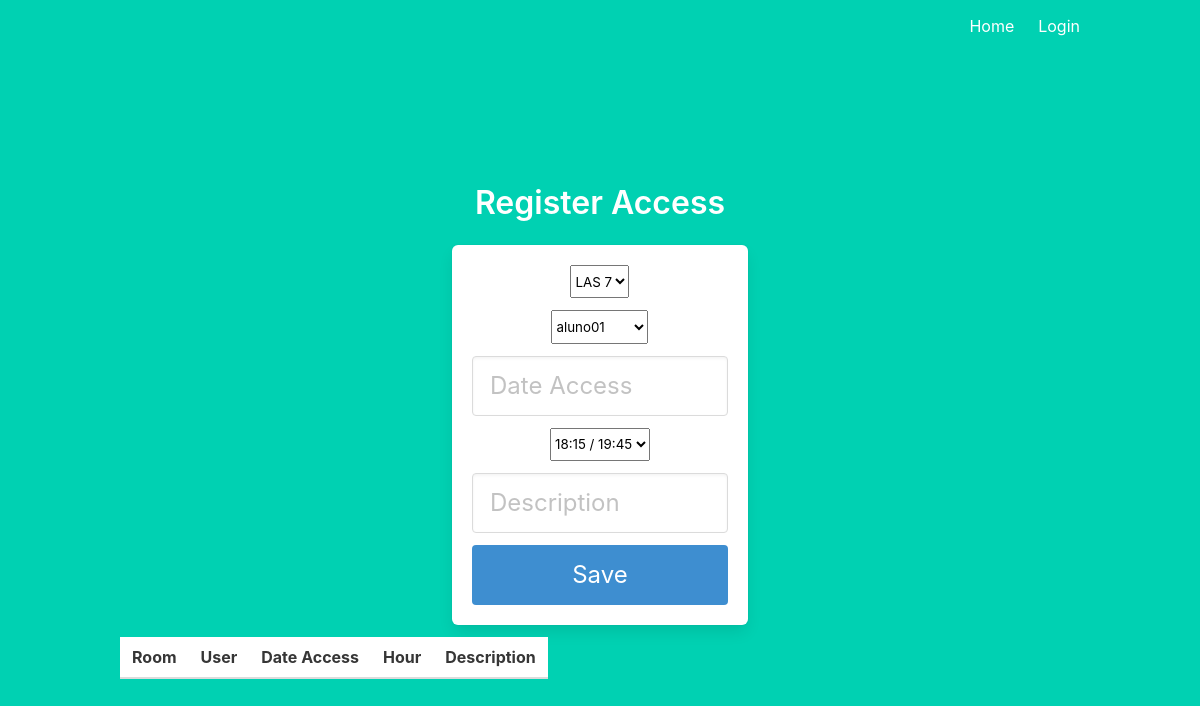
The page /register_access on the database as committed earlier.
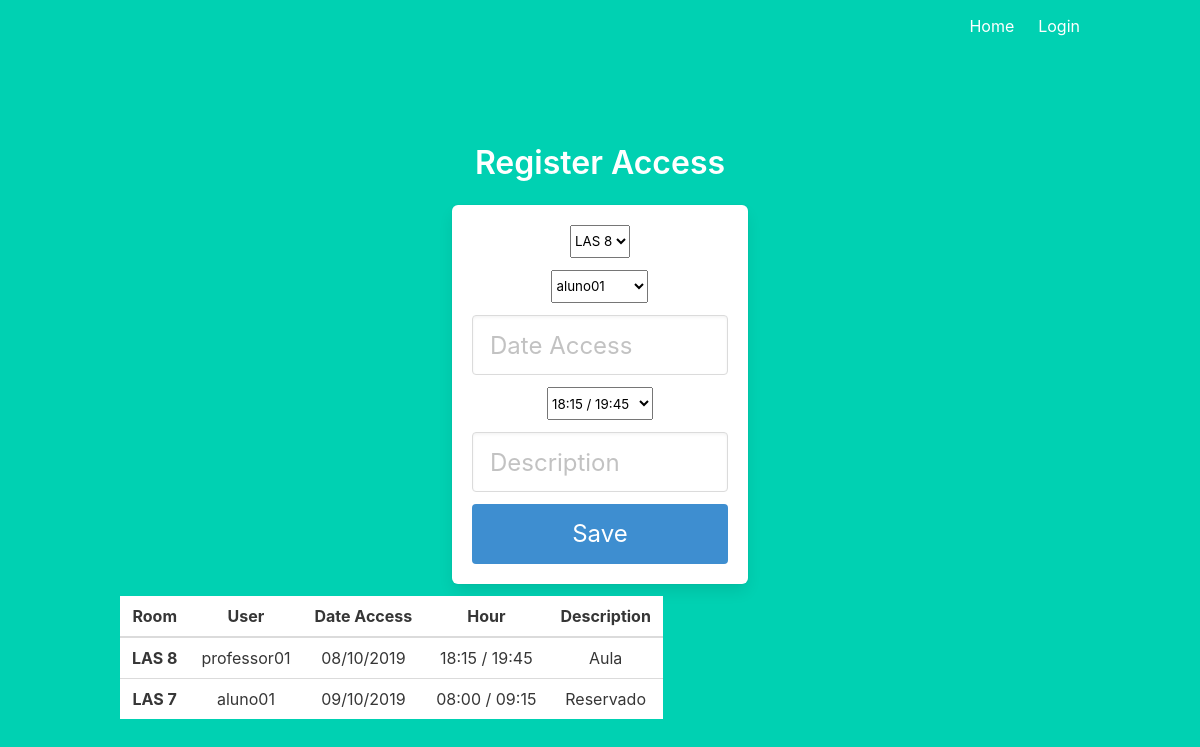
The same page on the database as committed later.
### models.py (models this page shows, shortened)
class HourRegister(db.Model):
    id = db.Column(db.Integer,primary_key=True)
    room_id = db.Column(db.Integer)
    user_id = db.Column(db.Integer)
    dt_access = db.Column(db.String(200))
    hours_id = db.Column(db.Integer)
    description = db.Column(db.String(1000))
    dt_start_access = db.Column(db.String(1000))
    dt_end_access = db.Column(db.String(1000))
    @hybrid_property
    def datetime_start_access(self):
        return datetime.strptime(self.dt_start_access, '%d/%m/%Y %H:%M:%S')
    @hybrid_property
    def datetime_end_access(self):
        return datetime.strptime(self.dt_end_access, '%d/%m/%Y %H:%M:%S')

class Room(db.Model):
    id = db.Column(db.Integer,primary_key=True)
    room = db.Column(db.String(200))

class User(UserMixin, db.Model):
    id = db.Column(db.Integer, primary_key=True)
    email = db.Column(db.String(100), unique=True)
    password = db.Column(db.String(100))
    name = db.Column(db.String(1000))
    num_university = db.Column(db.Integer)
    access_permission = db.Column(db.Boolean)
    dt_start_access =  db.Column(db.String(200))
    dt_end_access = db.Column(db.String(200))
    roles = db.relationship('Role', secondary='user_roles',
            backref=db.backref('users', lazy='dynamic'))

class Hours(db.Model):
    id = db.Column(db.Integer,primary_key=True)
    hour_start = db.Column(db.Integer)
    hour_end = db.Column(db.Integer)
    desc_hour = db.Column(db.String(1000))

### auth.py (the view)
@auth.route('/register_access')
def register_access():
    rooms = Room.query.all()
    hours = Hours.query.all()
    users = User.query.all()
    list_access = db.session.query(HourRegister, Room, User, Hours
    ).join(Room, Room.id == HourRegister.room_id
    ).join(User, User.id == HourRegister.user_id
    ).join(Hours, Hours.id == HourRegister.hours_id
    ).filter(User.name != 'test'
    ).all()
    return render_template('register_access.html', room_list=rooms, user_list=users, list_hour=hours, list_access = list_access)

### templates/register_access.html (shortened to what this page needs)
{% extends "base.html" %}
{% block content %}
<div class="column is-4 is-offset-4">
    <h3 class="title">Register Access</h3>
    <div class="box">
        <form action="/register_access" method="POST">
            <div class="field">
                <select name=room_list class="select" id="inlineFormCustomSelect">
                    {% for r in room_list %}
                    <option value= "{{r.id}}" SELECTED>{{r.room}}</option>"
                    {% endfor %}
                </select>
            </div>
            <div class="field">
                <select name=user_list class="select" id="inlineFormCustomSelect">
                    {% for u in user_list %}
                    <option value= "{{u.id}}" SELECTED>{{u.name}}</option>"
                    {% endfor %}
                </select>
            </div>
            <div class="field">
                <div class="control">
                    <input class="input is-large" type="text" name="dt_access" placeholder="Date Access" autofocus="">
                </div>
            </div>
            <div class="field">
                <select name=hour_list class="select" id="inlineFormCustomSelect">
                    {% for h in list_hour %}
                    <option value= "{{h.id}}" SELECTED>{{h.desc_hour}}</option>"
                    {% endfor %}
                </select>
            </div>
            <div class="field">
                <div class="control">
                    <input class="input is-large" type="text" name="description" placeholder="Description" autofocus="">
                </div>
            </div>
            <button class="button is-block is-info is-large is-fullwidth">Save</button>
        </form>
    </div>
</div>
<div class="flight-container" style="overflow: auto; max-height: 80vh">
    <div class="table-responsive">
        <table class="table" id="list_access">
            <thead>
                <tr>
                    <th scope="col">Room</th>
                    <th scope="col">User</th>
                    <th scope="col">Date Access</th>
                    <th scope="col">Hour</th>
                    <th scope="col">Description</th>
                </tr>
            </thead>
            <tbody>
            {% for tt in list_access %}
                <tr id={{ tt[0].id }}>
                    <th scope="row">{{ tt[1].room }}</th>
                    <td> {{ tt[2].name }} </td>
                    <td> {{ tt[0].dt_access }} </td>
                    <td> {{ tt[3].desc_hour }} </td>
                    <td> {{ tt[0].description }} </td>
                </tr>
            {% endfor %}
            </tbody>
        </table>
    </div>
</div>
{% endblock %}

### templates/base.html (shortened to what this page needs)
<!DOCTYPE html>
<html>
<head>
    <link rel="stylesheet" href="https://cdnjs.cloudflare.com/ajax/libs/bulma/0.7.2/css/bulma.min.css" />
</head>
<body>
    <section class="hero is-primary is-fullheight">
        <div class="hero-head">
            <nav class="navbar">
                <div class="container">
                    <div id="navbarMenuHeroA" class="navbar-menu">
                        <div class="navbar-end">
                            <a href="{{ url_for('main.index') }}" class="navbar-item">
                                Home
                            </a>
                            {% if not current_user.is_authenticated %}
                            <a href="{{ url_for('auth.login') }}" class="navbar-item">
                                Login
                            </a>
                            {% endif %}
                        </div>
                    </div>
                </div>
            </nav>
        </div>
        <div class="hero-body">
            <div class="container has-text-centered">
               {% block content %}
               {% endblock %}
            </div>
        </div>
    </section>
</body>
</html>

Rows that differ between the two databases and show on the page:
added HourRegister: room "LAS 8", name "professor01", dt_access "08/10/2019", desc_hour "18:15 / 19:45", description "Aula"
added HourRegister: room "LAS 7", name "aluno01", dt_access "09/10/2019", desc_hour "08:00 / 09:15", description "Reservado"
Other text that changed with them:
form field room_list: "LAS 7" → "LAS 8"
